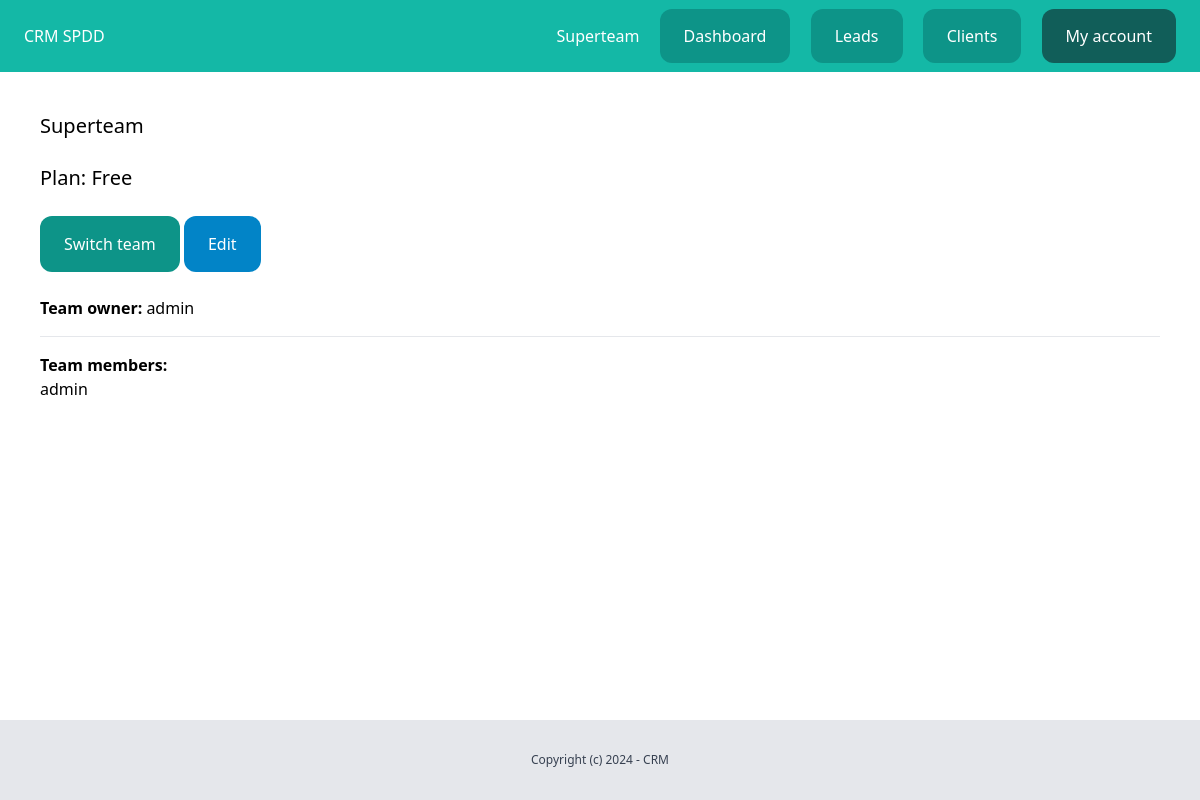
Screenshot of /dashboard/teams/1/ (signed in) with the database file from the repository.
### team/models.py (models this page shows, shortened)
class Team(models.Model):
    plan = models.ForeignKey(Plan, related_name='teams', blank=True, null=True, on_delete=models.CASCADE)
    name = models.CharField(max_length=100)
    members = models.ManyToManyField(User, related_name='teams')
    created_by = models.ForeignKey(User, related_name='created_teams', on_delete=models.CASCADE)
    created_at = models.DateTimeField(auto_now_add=True)

class Plan(models.Model):
    name = models.CharField(max_length=50)
    price = models.IntegerField()
    description = models.TextField(blank=True, null=True)
    max_leads = models.IntegerField()
    max_clients = models.IntegerField()

### team/views.py (the view)
# urls.py: path('<int:pk>/', views.clients_detail, name='detail'),
@login_required
def detail(request, pk):
    team = get_object_or_404(Team, members__in=[request.user], pk=pk)
    plan = team.plan
    return render(request, 'team/detail.html', {
        'team': team,
        'plan': plan,
    })

### team/context_processors.py (called while the page is built)
def active_team(request):
    if request.user.is_authenticated:
        active_team = request.user.userprofile.get_active_team()
        if not active_team:
            active_team = Team.objects.filter(created_by=request.user)[0]
    else:
        active_team = None
    return {'active_team': active_team}

### userprofile/models.py (called while the page is built)
    def get_active_team(self):
        if self.active_team:
            return self.active_team
        else:
            return Team.objects.filter(members__in=[self.user.id]).first()

### team/templates/team/detail.html (shortened to what this page needs)
{% extends 'core/base.html' %}
{% block content %}
    <div class="py-6 px-6">
        <h1 class="mb-6 text-xl">{{ team.name }}</h1>
        <h1 class="mb-6 text-xl">Plan: {{ plan.name }}</h1>
        <a href="{% url 'team:list' %}" class="inline-block py-4 px-6 bg-teal-600 rounded-xl text-white">Switch team</a>
        {% if team.created_by == request.user %}
            <a href="{% url 'team:edit' team.id %}" class="inline-block py-4 px-6 bg-sky-600 rounded-xl text-white">Edit</a>
        {% endif %}
        <p class="mt-6"><strong>Team owner:</strong> {{ team.created_by }}</p>
        <hr class="my-4">
        <h2 class="font-semibold">Team members:</h2>
        {% for member in team.members.all %}
            <p>{{ member.username }}</p>
        {% endfor %}
    </div>
{% endblock %}

### core/templates/core/partials/nav.html
<nav class="py-6 px-6 flex justify-between bg-teal-500">
    <p class="text-white">CRM SPDD</p>
    <div class="space-x-4">
        {% if request.user.is_authenticated %}
            <a href="{% url 'team:detail' active_team.id %}" class="text-white">{{ active_team.name }}</a>
            <a href="{% url 'dashboard:index' %}" class="py-4 px-6 bg-teal-600 rounded-xl text-white">Dashboard</a>
            <a href="{% url 'leads:list' %}" class="py-4 px-6 bg-teal-600 rounded-xl text-white">Leads</a>
            <a href="{% url 'clients:list' %}" class="py-4 px-6 bg-teal-600 rounded-xl text-white">Clients</a>
            <a href="{% url 'userprofile:myaccount' %}" class="py-4 px-6 bg-teal-800 rounded-xl text-white">My account</a>
        {% else %}
            <a href="{% url 'login' %}" class="py-4 px-6 bg-teal-600 rounded-xl text-white">Log in</a>
            <a href="{% url 'signup' %}" class="py-4 px-6 bg-teal-300 rounded-xl text-white">Sign up</a>
        {% endif %}
    </div>
</nav>

### rows the page displays
Team: name "Superteam", created_by "admin"
Plan: name "Free"

### other values shown
{{ member.username }} "admin"
